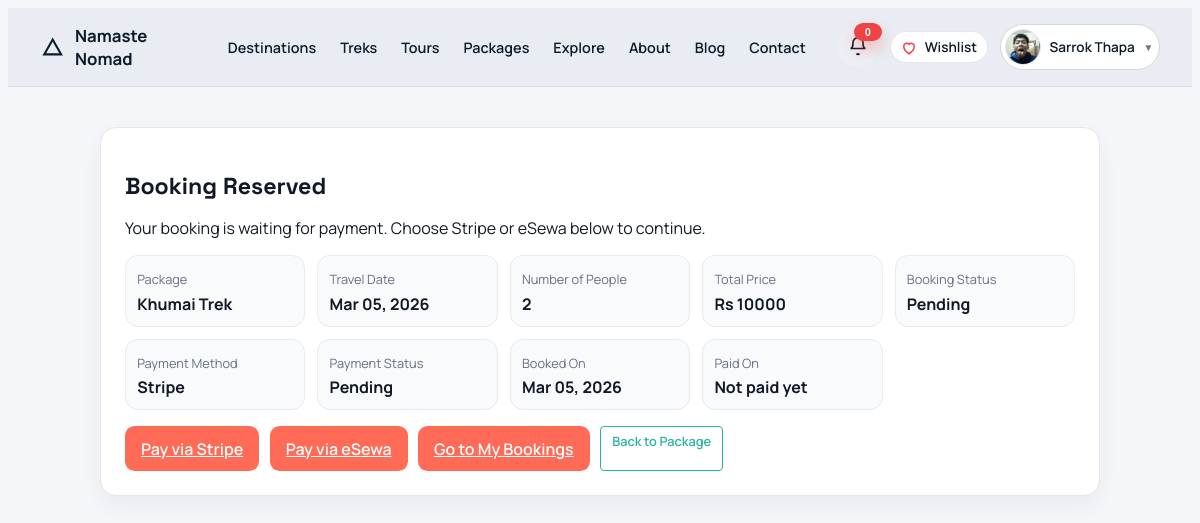
The page /bookings/1/confirmation/ (signed in) on the database its author committed.
### core/models.py (models this page shows, shortened)
class Booking(models.Model):
    COMMISSION_VENDOR_RATE = Decimal('0.75')
    COMMISSION_PLATFORM_RATE = Decimal('0.25')
    STATUS_PENDING = 'pending'
    STATUS_CONFIRMED = 'confirmed'
    STATUS_CANCELLED = 'cancelled'
    STATUS_PAYMENT_PENDING = STATUS_PENDING
    STATUS_CHOICES = [
        (STATUS_PENDING, 'Pending'),
        (STATUS_CONFIRMED, 'Confirmed'),
        (STATUS_CANCELLED, 'Cancelled'),
    ]
    PAYMENT_METHOD_STRIPE = 'stripe'
    PAYMENT_METHOD_ESEWA = 'esewa'
    PAYMENT_METHOD_KHALTI = 'khalti'
    PAYMENT_METHOD_CHOICES = [
        (PAYMENT_METHOD_STRIPE, 'Stripe'),
        (PAYMENT_METHOD_ESEWA, 'eSewa'),
        (PAYMENT_METHOD_KHALTI, 'Khalti'),
    ]
    PAYMENT_STATUS_PENDING = 'pending'
    PAYMENT_STATUS_COMPLETED = 'completed'
    PAYMENT_STATUS_FAILED = 'failed'
    PAYMENT_STATUS_PAID = PAYMENT_STATUS_COMPLETED
    PAYMENT_STATUS_CANCELLED = PAYMENT_STATUS_FAILED
    PAYMENT_STATUS_EXPIRED = PAYMENT_STATUS_FAILED
    PAYMENT_STATUS_CHOICES = [
        (PAYMENT_STATUS_PENDING, 'Pending'),
        (PAYMENT_STATUS_COMPLETED, 'Completed'),
        (PAYMENT_STATUS_FAILED, 'Failed'),
    ]
    SOURCE_CHOICES = [
        ('direct', 'Direct'),
        ('partner', 'Partner'),
        ('social', 'Social'),
        ('marketplace', 'Marketplace'),
    ]
    package = models.ForeignKey(Package, on_delete=models.CASCADE, related_name='bookings')
    traveler = models.ForeignKey(
        settings.AUTH_USER_MODEL,
        on_delete=models.SET_NULL,
        related_name='traveler_bookings',
        null=True,
        blank=True,
    )
    vendor = models.ForeignKey(
        settings.AUTH_USER_MODEL,
        on_delete=models.SET_NULL,
        related_name='vendor_bookings',
        null=True,
        blank=True,
    )
    number_of_people = models.PositiveIntegerField(default=1)
    travel_date = models.DateField(default=date.today)
    special_notes = models.TextField(blank=True)
    start_date = models.DateField(null=True, blank=True)
    end_date = models.DateField(null=True, blank=True)
    status = models.CharField(max_length=20, choices=STATUS_CHOICES, default=STATUS_PENDING)
    payment_method = models.CharField(
        max_length=20,
        choices=PAYMENT_METHOD_CHOICES,
        default=PAYMENT_METHOD_STRIPE,
    )
    payment_status = models.CharField(
        max_length=20,
        choices=PAYMENT_STATUS_CHOICES,
        default=PAYMENT_STATUS_PENDING,
    )
    payment_reference = models.CharField(max_length=255, blank=True)
    stripe_checkout_session_id = models.CharField(max_length=255, blank=True)
    esewa_transaction_id = models.CharField(max_length=255, blank=True)
    paid_amount = models.DecimalField(
        max_digits=10,
        decimal_places=2,
        validators=[MinValueValidator(0)],
        null=True,
        blank=True,
    )
    paid_at = models.DateTimeField(null=True, blank=True)
    payment_expires_at = models.DateTimeField(null=True, blank=True)
    discount = models.ForeignKey(
        Discount,
        on_delete=models.SET_NULL,
        related_name='bookings',
        null=True,
        blank=True,
    )
    original_total_price = models.DecimalField(
        max_digits=10,
        decimal_places=2,
        validators=[MinValueValidator(0)],
        default=Decimal('0.00'),
    )
    discount_amount = models.DecimalField(
        max_digits=10,
        decimal_places=2,
        validators=[MinValueValidator(0)],
        default=Decimal('0.00'),
    )
    source = models.CharField(max_length=20, choices=SOURCE_CHOICES, default='direct')
    total_price = models.DecimalField(
        max_digits=10,
        decimal_places=2,
        validators=[MinValueValidator(0)],
    )
    vendor_amount = models.DecimalField(
        max_digits=10,
        decimal_places=2,
        validators=[MinValueValidator(0)],
        default=Decimal('0.00'),
    )
    platform_fee = models.DecimalField(
        max_digits=10,
        decimal_places=2,
        validators=[MinValueValidator(0)],
        default=Decimal('0.00'),
    )
    created_at = models.DateTimeField(auto_now_add=True)

class Package(models.Model):
    DIFFICULTY_CHOICES = (
        ('easy', 'Easy'),
        ('moderate', 'Moderate'),
        ('challenging', 'Challenging'),
        ('expedition', 'Expedition'),
    )
    CATEGORY_TREK = 'TREK'
    CATEGORY_TOUR = 'TOUR'
    CATEGORY_CHOICES = (
        (CATEGORY_TREK, 'Trek'),
        (CATEGORY_TOUR, 'Tour'),
    )
    vendor = models.ForeignKey(
        settings.AUTH_USER_MODEL,
        on_delete=models.CASCADE,
        related_name='vendor_packages',
    )
    title = models.CharField(max_length=200)
    category = models.CharField(max_length=10, choices=CATEGORY_CHOICES, default=CATEGORY_TREK)
    location = models.CharField(max_length=120, blank=True)
    location_name = models.CharField(max_length=255, blank=True)
    latitude = models.FloatField(blank=True, null=True)
    longitude = models.FloatField(blank=True, null=True)
    description = models.TextField(blank=True)
    itinerary = models.TextField(blank=True)
    inclusions = models.TextField(blank=True)
    exclusions = models.TextField(blank=True)
    duration_days = models.PositiveSmallIntegerField(blank=True, null=True)
    difficulty = models.CharField(max_length=20, choices=DIFFICULTY_CHOICES, blank=True)
    group_size = models.PositiveSmallIntegerField(blank=True, null=True)
    available_slots = models.PositiveIntegerField(default=10)
    available_from = models.DateField(blank=True, null=True)
    available_until = models.DateField(blank=True, null=True)
    best_season = models.CharField(max_length=100, blank=True)
    image_url = models.URLField(blank=True)
    has_guide = models.BooleanField(default=False)
    includes_meals = models.BooleanField(default=False)
    includes_accommodation = models.BooleanField(default=False)
    includes_transport = models.BooleanField(default=False)
    includes_permits = models.BooleanField(default=False)
    price = models.DecimalField(
        max_digits=10,
        decimal_places=2,
        validators=[MinValueValidator(0)],
    )
    is_active = models.BooleanField(default=True)
    is_featured = models.BooleanField(default=False)
    views_count = models.PositiveIntegerField(default=0)
    created_at = models.DateTimeField(auto_now_add=True)
    @property
    def name(self):
        return self.title

### core/views.py (the view, shortened to what this page needs)
# urls.py: path('bookings/<int:booking_id>/confirmation/', views.booking_confirmation, name='booking_confirmation'),
@login_required(login_url='account_login_choice')
def booking_confirmation(request, booking_id):
    booking = get_object_or_404(
        Booking.objects.select_related('package', 'traveler'),
        id=booking_id,
        traveler=request.user,
    )
    if (
        booking.payment_method == Booking.PAYMENT_METHOD_STRIPE
        and booking.payment_status != Booking.PAYMENT_STATUS_COMPLETED
    ):
        session_id = request.GET.get('session_id')
    can_continue_payment = (
        booking.status == Booking.STATUS_PENDING
        and booking.payment_status != Booking.PAYMENT_STATUS_COMPLETED
    )
    return render(
        request,
        'core/booking_confirmation.html',
        {
            'booking': booking,
            'can_continue_payment': can_continue_payment,
        },
    )

### core/templates/core/booking_confirmation.html (shortened to what this page needs)
{% load static %}
<!DOCTYPE html>
<html lang="en">
<head>
    <link rel="stylesheet" href="{% static 'css/landing.css' %}">
    <link rel="stylesheet" href="{% static 'css/packages.css' %}?v=20260301b">
    <link rel="stylesheet" href="{% static 'css/notifications.css' %}?v=20260313a">
</head>
<body class="packages-body">
    <nav class="landing-nav">
        <div class="nav-container">
            <a class="nav-brand" href="{% url 'home' %}">
                <svg width="28" height="28" viewBox="0 0 24 24" fill="none" stroke="currentColor" stroke-width="2">
                    <path d="M4 19l8-14 8 14H4z"/>
                </svg>
                <span>Namaste Nomad</span>
            </a>
            <div class="nav-menu">
                <a href="#">Destinations</a>
                <a href="{% url 'package_treks' %}">Treks</a>
                <a href="{% url 'package_tours' %}">Tours</a>
                <a href="{% url 'package_list' %}">Packages</a>
                <a href="{% url 'community_feed' %}">Explore</a>
                <a href="{% url 'about' %}">About</a>
                <a href="{% url 'blog_list' %}">Blog</a>
                <a href="{% url 'contact' %}">Contact</a>
            </div>
            {% include "core/includes/public_nav_actions.html" %}
        </div>
    </nav>
    <main class="booking-shell">
        <section class="booking-confirm-card">
            <h1>
                {% if booking.payment_status == 'completed' %}
                    Payment Successful
                {% elif booking.payment_status == 'failed' %}
                    Payment Failed
                {% else %}
                    Booking Reserved
                {% endif %}
            </h1>
            <p>
                {% if booking.payment_status == 'completed' %}
                    Your {{ booking.get_payment_method_display }} payment was received successfully. Your booking is now confirmed.
                {% elif booking.payment_status == 'failed' %}
                    Your payment was not completed. Choose a payment method below and try again.
                {% else %}
                    Your booking is waiting for payment. Choose Stripe or eSewa below to continue.
                {% endif %}
            </p>
            <div class="booking-confirm-grid">
                <div>
                    <span>Package</span>
                    <strong>{{ booking.package.title }}</strong>
                </div>
                <div>
                    <span>Travel Date</span>
                    <strong>{{ booking.travel_date|date:"M d, Y" }}</strong>
                </div>
                <div>
                    <span>Number of People</span>
                    <strong>{{ booking.number_of_people }}</strong>
                </div>
                <div>
                    <span>Total Price</span>
                    <strong>Rs {{ booking.total_price|floatformat:0 }}</strong>
                </div>
                <div>
                    <span>Booking Status</span>
                    <strong>{{ booking.get_status_display }}</strong>
                </div>
                <div>
                    <span>Payment Method</span>
                    <strong>{{ booking.get_payment_method_display }}</strong>
                </div>
                <div>
                    <span>Payment Status</span>
                    <strong>{{ booking.get_payment_status_display }}</strong>
                </div>
                <div>
                    <span>Booked On</span>
                    <strong>{{ booking.created_at|date:"M d, Y" }}</strong>
                </div>
                <div>
                    <span>Paid On</span>
                    <strong>{% if booking.paid_at %}{{ booking.paid_at|date:"M d, Y" }}{% else %}Not paid yet{% endif %}</strong>
                </div>
            </div>
            <div class="booking-form-actions">
                {% if can_continue_payment %}
                    <a href="{% url 'booking_stripe_checkout' booking.id %}" class="btn-primary">Pay via Stripe</a>
                    <a href="{% url 'booking_esewa_checkout' booking.id %}" class="btn-primary">Pay via eSewa</a>
                {% elif booking.payment_status == 'completed' %}
                    <a href="{% url 'booking_invoice' booking.id %}" class="btn-primary">View Invoice</a>
                    <a href="{% url 'booking_invoice_download' booking.id %}" class="btn-primary">Download Invoice</a>
                {% endif %}
                <a href="{% url 'traveler_bookings' %}" class="btn-primary">Go to My Bookings</a>
                <a href="{% url 'package_detail' booking.package.id %}" class="btn-outline-dark">Back to Package</a>
            </div>
        </section>
    </main>
</body>
</html>

### rows shown on the page
Booking: package "Khumai Trek", travel_date "Mar 05, 2026", number_of_people "2", total_price "10000", status "Pending", payment_method "Stripe", payment_status "Pending", created_at "Mar 05, 2026"

### other values the page prints
{{ notifications_unread_count|default:0 }} "0"
{{ nav_display_name }} "Sarrok Thapa"
